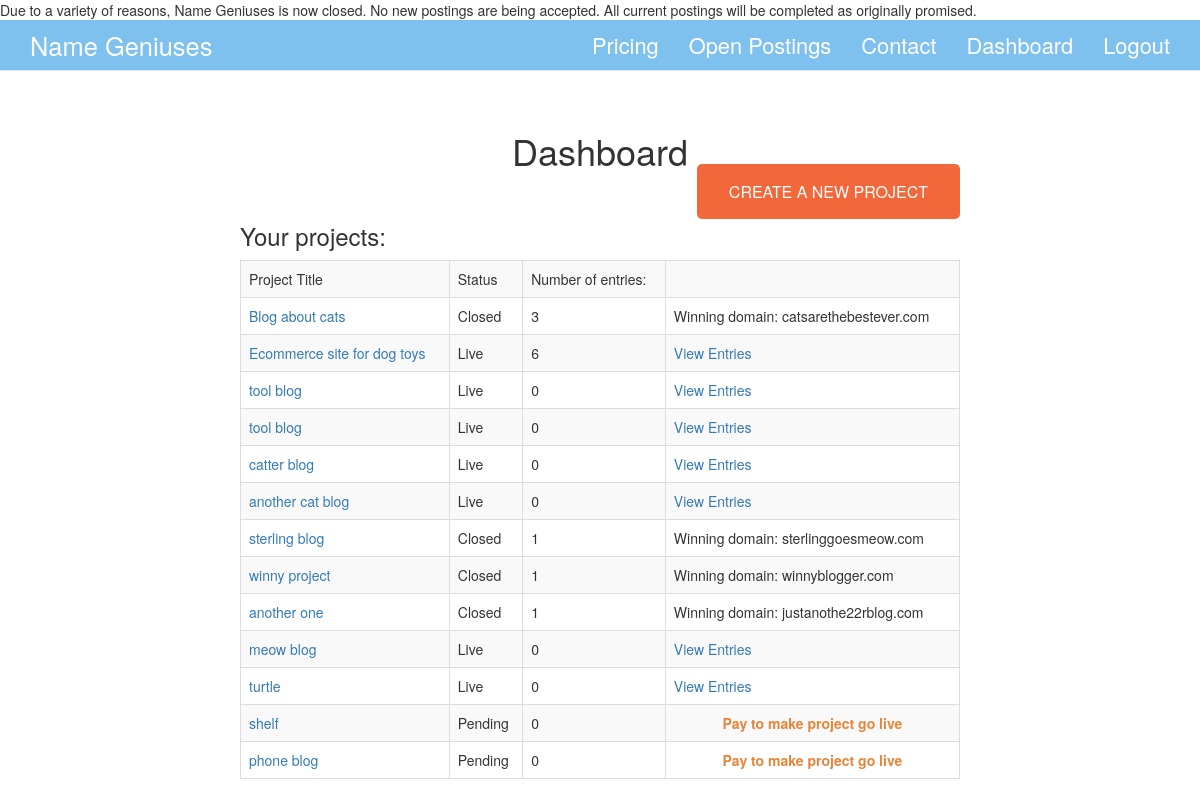
The app's page /dashboard (signed in), older data.
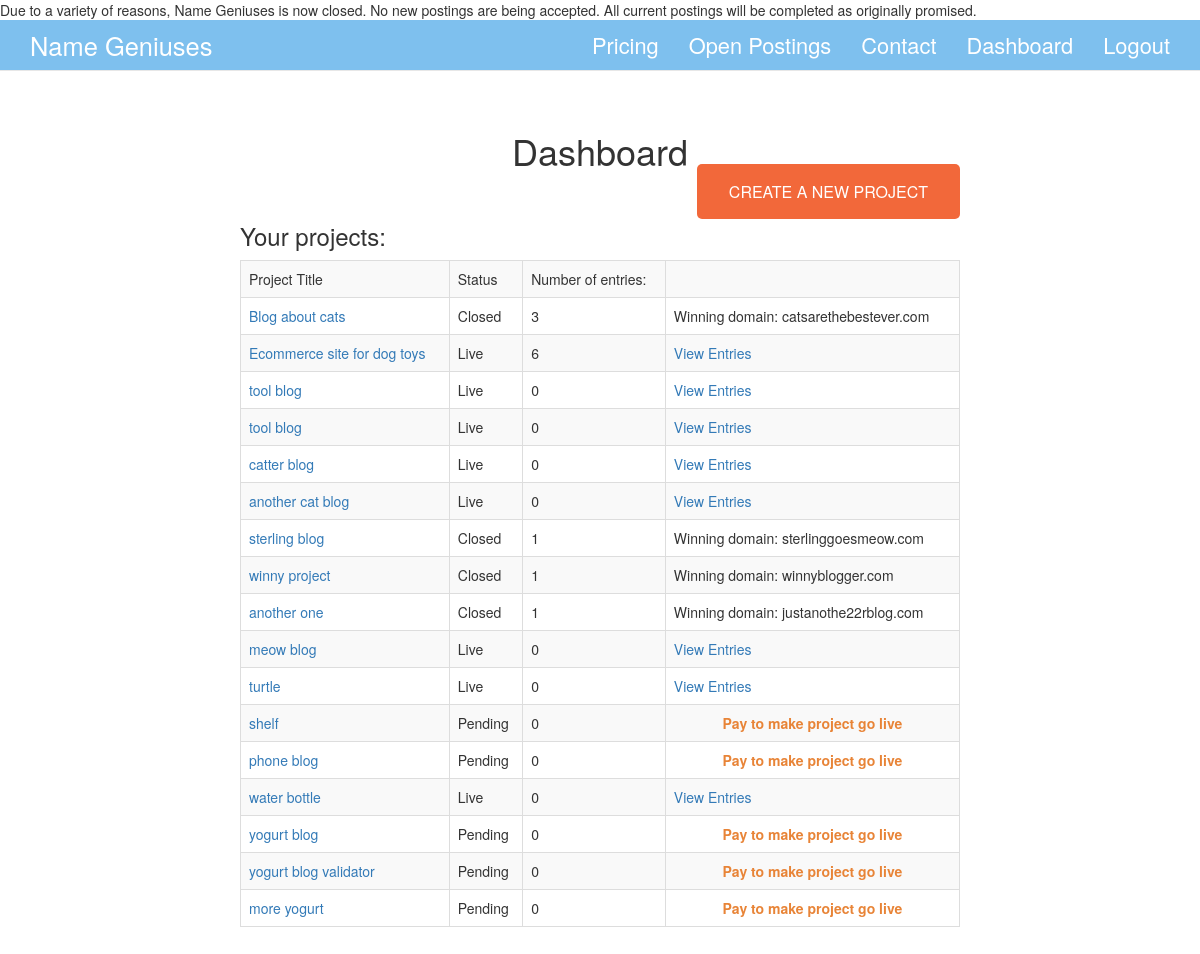
The same page, newer data.
### app/models.py (models this page shows, shortened)
class Posting(db.Model):
    __tablename__ = 'posting'
    id = db.Column(db.Integer, primary_key=True)
    title = db.Column(db.String(300))
    description = db.Column(db.String())
    anything_else = db.Column(db.String())
    timestamp = db.Column(db.DateTime)
    timestamp_day = db.Column(db.Date)
    user_id = db.Column(db.Integer, db.ForeignKey('user.id'))
    suggestions = db.relationship('Suggestion', backref='poster', lazy='dynamic')
    status=   db.Column(db.String(140), default="Pending",nullable=True)
    winner= db.Column(db.String(140), nullable=True)
    project_type = db.Column(db.String(140))
    project_prize=db.Column(db.Float)
    number_of_entries=db.Column(db.Integer, default=0)
    filter_addon=db.Column(db.Boolean, default=False)
    validation_addon=db.Column(db.Boolean, default=False)

### app/views.py (the view)
@app.route('/dashboard', methods=['GET', 'POST'])
@login_required
@check_confirmed
def dashboard():
    user = g.user
    current_postings = Posting.query.filter_by(user_id=user.id).all()
    allpostings=Posting.query.all()
    current_suggestions=Suggestion.query.filter_by(suggester=user.id).all()
    counter=0
    for s in current_suggestions:
        counter+=1
    currentwins=user.wins
    winnings=user.totalwinnings
    notifications=user.emailnotes
    return render_template('dashboard.html',
                           title='Dashboard',
                           user=user,
                           projects=current_postings,
                           suggestions=current_suggestions,
                           count=counter,
                           currentwins=currentwins,
                           winnings=winnings,
                           allpostings=allpostings,
                           notifications=notifications
                           )

### app/models.py (called while the page is built)
    @property
    def is_authenticated(self):
        return True

### app/views.py (called while the page is built)
@lm.user_loader
def load_user(id):
    return User.query.get(int(id))

@app.before_request
def before_request():
    g.user = current_user
    if g.user.is_authenticated:
        g.user.last_seen = datetime.utcnow()
        db.session.add(g.user)
        db.session.commit()

@app.after_request
def after_request(response):
    for query in get_debug_queries():
        if query.duration >= DATABASE_QUERY_TIMEOUT:
            app.logger.warning("SLOW QUERY: %s\nParameters: %s\nDuration: %fs\nContext: %s\n" % (query.statement, query.parameters, query.duration, query.context))
    return response

### app/templates/dashboard.html (shortened to what this page needs)
{% extends "base.html" %}
{% block content %}
<div class="dashboard">
    <h1 style="text-align:center;">Dashboard</h1>
   {% if user.jobposter %}
        <div class="projectbuttoncontainer alignright"><a href="{{ url_for('newproject') }}" class="button-orange projectbutton">Create a new project</a></div>
        <div id="dashtable">
        {% if projects %}
            <h3>Your projects:</h3>
            <table class="table table-bordered table-striped">
                <tr><td>Project Title</td><td>Status</td><td>Number of entries:</td><td></td></tr>
            {% for p in projects %}
                <tr><td><a href="{{ url_for('projectpage',pnumber=p.id) }}"><div>{{p.title}}</div></a></td><td>{{ p.status }}</td><td>{{ p.number_of_entries }}</td>
                    {% if p.status == "Pending" %}
                        <td class="aligncenter"><strong><a class="paylink" href="{{ url_for('payment',pid=p.id, ptype=p.project_type) }}">Pay to make project go live</a></strong></td>
                    {% elif p.status== "Closed" %}
                        <td>Winning domain: {{ p.winner }} </td>
                    {% else %}
                        <td><a href="{{ url_for('projectpage',pnumber=p.id) }}">View Entries</a></td>
                   {% endif %}
                </tr>
            {% endfor %}
            </table>
        {% endif %}
        </div>
    {% endif %}
</div>
{% endblock %}

### app/templates/base.html (shortened to what this page needs)
<!DOCTYPE html>
<html>
  <head>
    <link href="/static/css/bootstrap.min.css" rel="stylesheet" media="screen">
    <link href="/static/css/bootstrap-responsive.min.css" rel="stylesheet">
    <link href="/static/css/custom.css" rel="stylesheet" media="screen">
  </head>
  <body>
  	<div class='closingmenu'>
  	Due to a variety of reasons, Name Geniuses is now closed. No new postings are being accepted. All current postings will be completed as originally promised.
  	</div>
      <div class="container-fluid">
            <nav class="navbar navbar-default navbar-static-top">
              <div class="container">
                  <a class="navbar-brand" href="/">Name Geniuses</a>
                <div class="collapse navbar-collapse" id="bs-example-navbar-collapse-1">
                    <ul class="nav navbar-nav navbar-right">
                    <li><a href="{{ url_for('pricing') }}">Pricing</a></li>
                    <li><a href="{{ url_for('postings') }}">Open Postings</a></li>
                    <li><a href="{{ url_for('contact') }}">Contact</a></li>
                    {% if g.user.is_authenticated %}
                    <li><a href="{{ url_for('dashboard') }}">Dashboard</a></li>
                    <li><a href="{{ url_for('logout') }}">Logout</a></li>
                    {% else %}
                    <li><a href="{{ url_for('login') }}">Login</a></li>
                    {% endif %}
                     </ul>
                </div>
              </div>
            </nav>
          {% block content %}{% endblock %}
    </div>
  </body>
    {% if defaultfooter %}
       <footer class="footer">
        <table><tr><td><a href="{{ url_for('suggester') }}">Become a suggester</a></td><td><a href="{{ url_for('disclaimer') }}">Disclaimer</a></td></tr></table>
      </footer>
    {% else %}
    <div class="defaultfooter">
    </div>
    {% endif %}
</html>

### app/static/css/custom.css (style rules this page uses)
.container-fluid { padding:0px; }
nav.navbar.navbar-default.navbar-static-top { background-color:#7EC0EE; color:#FFF; font-size:1.3em; }
.navbar-brand { font-size: 1.4em; }
nav.navbar.navbar-default.navbar-static-top a { color:#FFF; }
.navbar { margin:0px; padding:0px; }
.aligncenter { text-align:center; }
.alignright { text-align:right; }
.button-orange { background-color:#f2683a; color:#FFF; }
.projectbuttoncontainer { display:block; }
.projectbutton { font-size: 16px; padding: 1em 2em; text-transform: uppercase; border-radius:5px; }
.paylink { color:#E88437; }
.dashboard { width:60%; margin:auto; padding-top:40px; }
#dashtable { width:100%; margin:auto; }
.defaultfooter { height:40px; }
li { font-size: 1.2em; }

Row changes from the older to the newer data that the page shows:
added Posting: title "water bottle", status "Live", number_of_entries "0"
added Posting: title "yogurt blog", status "Pending", number_of_entries "0"
added Posting: title "yogurt blog validator", status "Pending", number_of_entries "0"
added Posting: title "more yogurt", status "Pending", number_of_entries "0"
